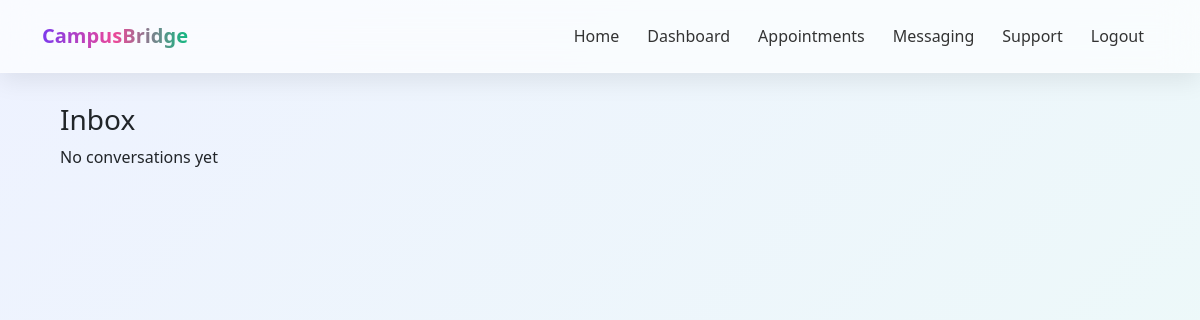
Page /messaging/inbox/ (signed in) on the earlier database version.
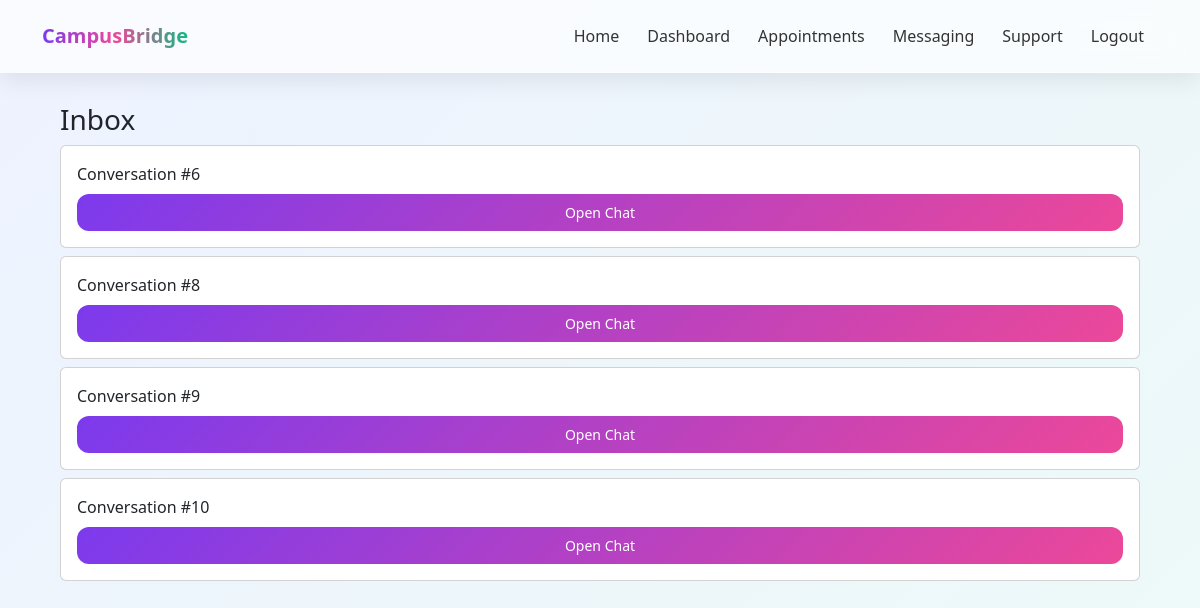
Same page on the later database version.
### messaging/models.py (models this page shows, shortened)
class Conversation(models.Model):
    anonymous_profile = models.ForeignKey(
        "support.AnonymousProfile",
        on_delete=models.CASCADE,
        related_name="conversations"
    )
    counselor = models.ForeignKey(
        User,
        on_delete=models.CASCADE,
        related_name="counselor_conversations"
    )
    created_at = models.DateTimeField(auto_now_add=True)

### messaging/views.py (the view)
# urls.py: path("inbox/", views.counselor_inbox, name="counselor_inbox"),
@login_required
def counselor_inbox(request):
    conversations = Conversation.objects.filter(counselor=request.user)
    return render(request, "messaging/inbox.html", {
        "conversations": conversations
    })

### templates/messaging/inbox.html
{% extends 'base.html' %}
{% block content %}
<h3>Inbox</h3>
{% for c in conversations %}
    <div class="card p-3 mt-2">
        Conversation #{{ c.id }}
        <a href="{% url 'chat' c.id %}" class="btn btn-primary btn-sm mt-2">
            Open Chat
        </a>
    </div>
{% empty %}
    <p>No conversations yet</p>
{% endfor %}
{% endblock %}

Differences in the rows shown:
added Conversation: id "6"
added Conversation: id "8"
added Conversation: id "9"
added Conversation: id "10"
Other differences:
text no longer shown: "No conversations yet"
